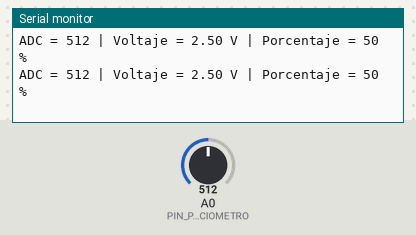
The sketch below on a simulated Arduino Uno, built with avr-gcc and run on an emulated ATmega328P. Parts: the last lines printed to the serial monitor. The inputs (shaded band) are chosen by the test bench; at power-on: A0 (PIN_POTENCIOMETRO) = 512.

Above: at 1.3 s.
1.4 s: A0 (PIN_POTENCIOMETRO) set to 716
At 1.9 s:
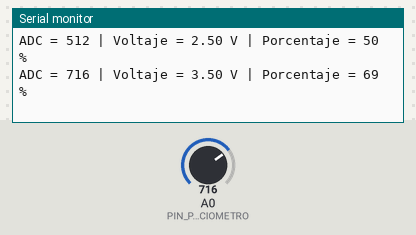
2.9 s: A0 (PIN_POTENCIOMETRO) set to 900
At 3.4 s:
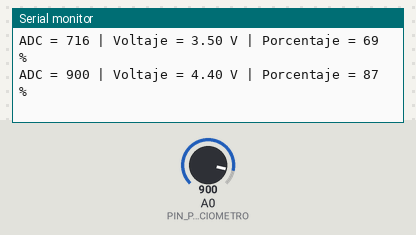
Timing chart, 0 to 5.9 s (numbered marks = the images above; inputs shaded):
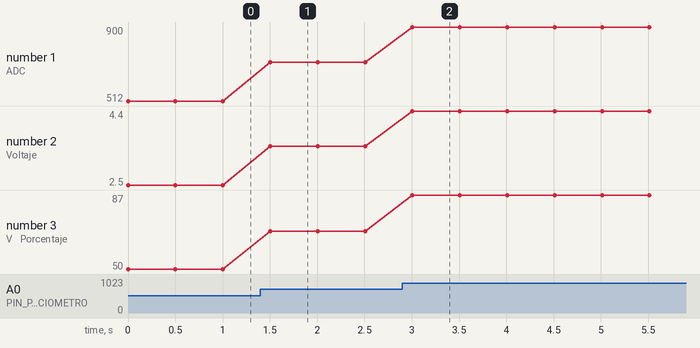

Measured:
- after the input at 1.4 s, the serial monitor: prints a new line after 0.10 s (image 1)
- after the input at 2.9 s, the serial monitor: prints a new line after 0.11 s (image 2)
- plotted number 1: 512 → 716 after the input at 1.4 s, 716 → 900 after the input at 2.9 s
- plotted number 2: 2.5 → 3.5 after the input at 1.4 s, 3.5 → 4.4 after the input at 2.9 s
- plotted number 3: 50 → 69 after the input at 1.4 s, 69 → 87 after the input at 2.9 s

The sketch:

etapa_02_funciones_basicas.ino
```cpp
/*
  Etapa 2
  Lectura del potenciómetro usando funciones propias.
  Todavía no usamos punteros. Cada función realiza una tarea pequeña.
*/

const int PIN_POTENCIOMETRO = A0;
const int ADC_MAX = 1023;
const float VREF = 5.0;

int leerADC(int pin) {
    /* Esta función recibe un pin analógico y devuelve la lectura ADC. */
    int valor = analogRead(pin);
    return valor;
}

float calcularVoltaje(int valorADC) {
    /* Convertimos el valor ADC a voltaje aproximado.
    Se usa VREF = 5.0 porque Arduino UNO trabaja normalmente con 5 V. */
    float voltaje = (valorADC * VREF) / ADC_MAX;
    return voltaje;
}

int calcularPorcentaje(int valorADC) {
    /* Convertimos el valor ADC a porcentaje.
    Se usa long para evitar desbordamiento en placas donde int es de 16 bits. */
    int porcentaje = (int)((long)valorADC * 100L / ADC_MAX);
    return porcentaje;
}

void mostrarDatos(int valorADC, float voltaje, int porcentaje) {
     /* Mostramos los datos en una sola línea del Monitor Serial. */
     Serial.print("ADC = ");
     Serial.print(valorADC);
     Serial.print(" | Voltaje = ");
     Serial.print(voltaje, 2);
     Serial.print(" V");
     Serial.print(" | Porcentaje = ");
     Serial.print(porcentaje);
     Serial.println(" %");
}

void setup() {
     /* Iniciamos el Monitor Serial. */
     Serial.begin(9600);
}

void loop() {
    /* Leemos el potenciómetro. */
    int valorADC = leerADC(PIN_POTENCIOMETRO);

    /* Calculamos el voltaje. */
    float voltaje = calcularVoltaje(valorADC);

    /* Calculamos el porcentaje. */
    int porcentaje = calcularPorcentaje(valorADC);

    /* Mostramos todo por serial. */
    mostrarDatos(valorADC, voltaje, porcentaje);

    delay(500);
}
```
